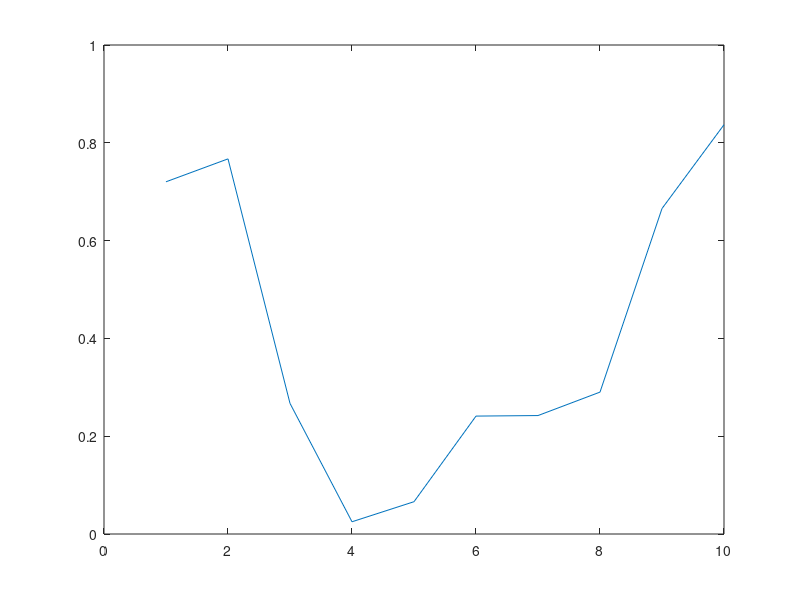

MATLAB code for this plot: (Note: this script raises an error after producing the figure.)




% figure




% c = uicontrol(Name,Value)




figure;
h = plot(rand(1,10));

gcf

for i = 1:1000
    
    
   updatePlot(h) 

%    pause(0.5)
end




function updatePlot(h)
    set(h,'ydata',rand(1,10));
    drawnow
end




